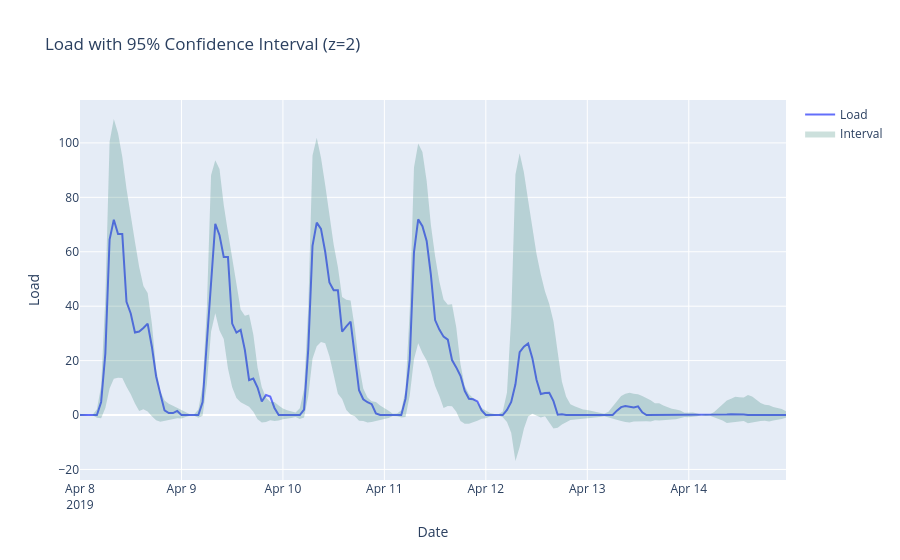

This figure's notebook cell:
### Markdown cell above
# Z-score

Z-score is a kind of "normalized distance from the mean"

Not traditional clustering, but it works well for outlier detection

When data is seasonal, z-score should be repeated several times in each cyle (so we do every hour):


$Z_{h} = \frac{X_{h}-\mu_{h}}{\sigma_{h}}$


- $X_{h}$ is all the data in hour $h$
- $\mu_{h}$ is the mean of $X_{h}$
- $\sigma_{h}$ is the standard deviation of $X_{h}$
- $Z_{h}$ is z-score for hour $h$

With $Z_{h}=2$ we can calculate the 95% confidence interval:

### Code cell
plot_interval(data.Load,begin='2019-4-8')

### Figure 1 — Plotly figure (JSON) as saved in the notebook; plotly's stock layout.template omitted (floating-point values rounded to 4 significant figures; data arrays with more than 128 entries replaced by an {"elided": "..."} marker saying what was removed)
{"data": [{"mode": "lines", "name": "Load", "type": "scatter", "x": {"elided": "168 str values"}, "y": {"elided": "168 float values"}}, {"fill": "toself", "fillcolor": "rgba(0,100,80,0.2)", "hoverinfo": "skip", "line": {"color": "rgba(255,255,255,0)"}, "name": "Interval", "showlegend": true, "type": "scatter", "x": {"elided": "336 str values"}, "y": {"elided": "336 float values"}}], "layout": {"showlegend": true, "title": {"text": "Load with 95% Confidence Interval (z=2)"}, "xaxis": {"title": {"text": "Date"}}, "yaxis": {"title": {"text": "Load"}}}}
